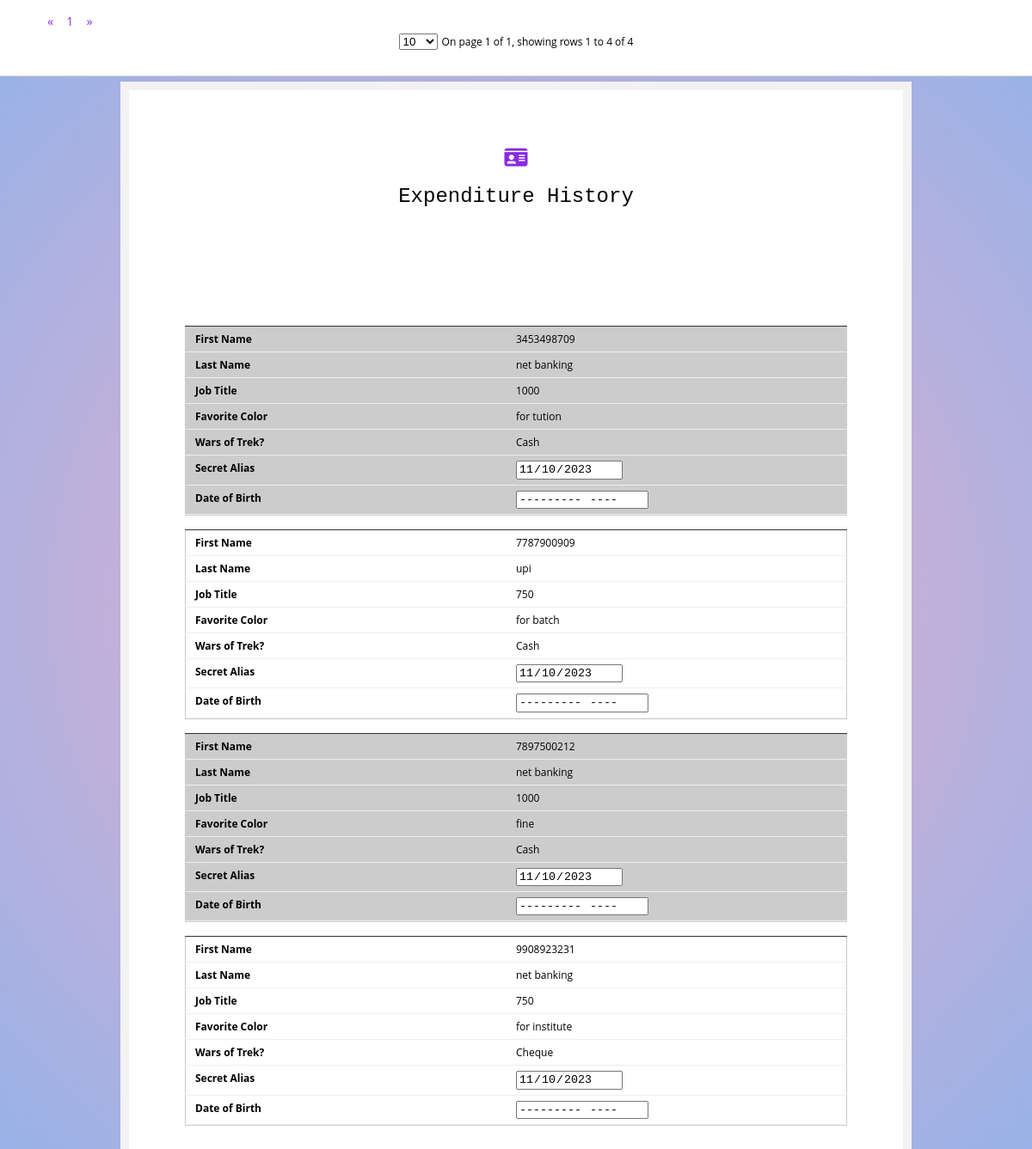
Before: /expenditure_list.php with the older database file.
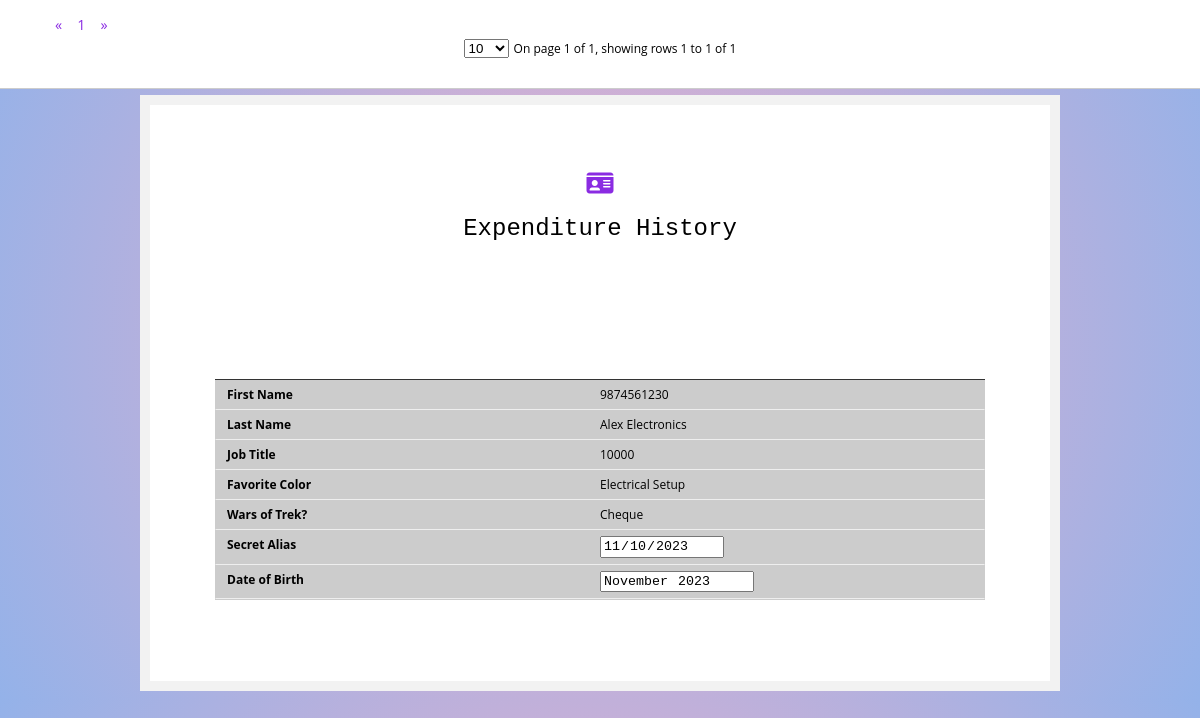
After: the same page with the newer database file.
### tables this page shows
CREATE TABLE `expenditure` (
  `expenditure_id` int(11) NOT NULL,
  `payment_phone` varchar(255) NOT NULL,
  `payment_name` varchar(255) NOT NULL,
  `payment_date` date NOT NULL,
  `payment_amt` int(11) NOT NULL,
  `payment_purpose` varchar(255) NOT NULL,
  `paid_by` varchar(255) NOT NULL,
  `payment_month` varchar(255) NOT NULL
);

### expenditure_list.php (the view, shortened to what this page needs)
<?php
include("conn.php");
$sql=mysqli_query($conn,"SELECT * FROM expenditure   ORDER BY `payment_date` DESC");
?>
<!DOCTYPE html>
<html lang="en">
<head>
    <link rel = "stylesheet" href="https://cdnjs.cloudflare.com/ajax/libs/font-awesome/6.1.1/css/all.min.css" />
    <link rel="stylesheet"  href="student_list.css">
</head>
<body>
<div class="form-box">
  <h1><a href="index.php"><i class="fa-sharp fa-solid fa-id-card"></i></a></h1>
  <h1>Expenditure History</h1>
<div id="DataTable">
  <div id="table_box_bootstrap"></div>
  <table>
    <tbody class="scroll-pane">
        <?php  while($arr=mysqli_fetch_array($sql)){?>
        <tr>
        <td><?php echo $arr['payment_phone'] ?></td>
        <td><?php echo $arr['payment_name'] ?></td>
        <td><?php echo $arr['payment_amt'] ?></td>
        <td><?php echo $arr['payment_purpose'] ?></td>
        <td><?php echo $arr['paid_by'] ?></td>
        <td><input type="date" value="<?php echo $arr['payment_date'] ?>" readonly></td>
        <td><input type="month" value="<?php echo $arr['payment_month'] ?>" readonly></td>
        </tr>
        <?php } ?>
  </tbody>
</table>
</div>
        </div>
</body>
</html>

### student_list.css (style rules this page uses)
body { counter-reset: my-sec-counter; font-family: 'Open Sans', sans-serif; font-size: 12px; background: rgb(238,174,202); background: radial-gradient(circle, rgba(238,174,202,1) 0%, rgba(148,178,233,1) 100%); margin-top: 95px; }
.form-box { max-width: 800px; margin: auto; padding: 50px; background: #ffffff; border: 10px solid #f2f2f2; }
h1 { text-align: center; font-family:Arial, Helvetica, sans-serif; font: 2em "typewriter", monospace; align-self: center; }
#DataTable { position:relative; padding: 15px; box-sizing: border-box; }
table { width: 100%; border-collapse: collapse; }
td, th { padding: 6px; border: 1px solid #ccc; text-align: left; box-sizing: border-box; }
tr:nth-of-type(odd) { background: #eee; }
@media only screen 
      and (max-width: 760px), (min-device-width: 768px) 
      and (max-device-width: 1024px) { table { margin-top: 106px; } }
@media only screen 
      and (max-width: 760px), (min-device-width: 768px) 
      and (max-device-width: 1024px) { table, thead, tbody, th, td, tr { display: block; } }
@media only screen 
      and (max-width: 760px), (min-device-width: 768px) 
      and (max-device-width: 1024px) { tr { margin: 0 0 1rem 0; overflow: auto; border-bottom: 1px solid #ccc; } }
@media only screen 
      and (max-width: 760px), (min-device-width: 768px) 
      and (max-device-width: 1024px) { tbody tr:before { counter-increment: my-sec-counter; content: ""; background-color:#333; display: block; height: 1px; } }
@media only screen 
      and (max-width: 760px), (min-device-width: 768px) 
      and (max-device-width: 1024px) { tr:nth-child(odd) { background: #ccc; } }
@media only screen 
      and (max-width: 760px), (min-device-width: 768px) 
      and (max-device-width: 1024px) { td { border: none; border-bottom: 1px solid #eee; margin-right: 0%; display: block; border-right: 1px solid #ccc; border-left: 1px solid #ccc; box-sizing:border-box; } }
@media only screen 
      and (max-width: 760px), (min-device-width: 768px) 
      and (max-device-width: 1024px) { td:before { font-weight: bold; width: 50%; float:left; box-sizing:border-box; padding-left: 5px; } }
@media only screen 
      and (max-width: 760px), (min-device-width: 768px) 
      and (max-device-width: 1024px) { td:nth-of-type(1):before { content: "First Name"; } }
@media only screen 
      and (max-width: 760px), (min-device-width: 768px) 
      and (max-device-width: 1024px) { td:nth-of-type(2):before { content: "Last Name"; } }
@media only screen 
      and (max-width: 760px), (min-device-width: 768px) 
      and (max-device-width: 1024px) { td:nth-of-type(3):before { content: "Job Title"; } }
@media only screen 
      and (max-width: 760px), (min-device-width: 768px) 
      and (max-device-width: 1024px) { td:nth-of-type(4):before { content: "Favorite Color"; } }
@media only screen 
      and (max-width: 760px), (min-device-width: 768px) 
      and (max-device-width: 1024px) { td:nth-of-type(5):before { content: "Wars of Trek?"; } }
@media only screen 
      and (max-width: 760px), (min-device-width: 768px) 
      and (max-device-width: 1024px) { td:nth-of-type(6):before { content: "Secret Alias"; } }
@media only screen 
      and (max-width: 760px), (min-device-width: 768px) 
      and (max-device-width: 1024px) { td:nth-of-type(7):before { content: "Date of Birth"; } }
a { color: blueviolet; }

Changed rows visible on the page:
removed expenditure: payment_phone "3453498709", payment_name "net banking", payment_amt "1000", payment_purpose "for tution", paid_by "Cash", payment_date "11/10/2023"
removed expenditure: payment_phone "7787900909", payment_name "upi", payment_amt "750", payment_purpose "for batch", paid_by "Cash", payment_date "11/10/2023"
removed expenditure: payment_phone "7897500212", payment_name "net banking", payment_amt "1000", payment_purpose "fine", paid_by "Cash", payment_date "11/10/2023"
removed expenditure: payment_phone "9908923231", payment_name "net banking", payment_amt "750", payment_purpose "for institute", paid_by "Cheque", payment_date "11/10/2023"
added expenditure: payment_phone "9874561230", payment_name "Alex Electronics", payment_amt "10000", payment_purpose "Electrical Setup", paid_by "Cheque", payment_date "11/10/2023", payment_month "2023-11"
Other visible differences:
text written by a page script: "« 1 » On page 1 of 1, showing rows 1 to 4 of 4" → "« 1 » On page 1 of 1, showing rows 1 to 1 of 1"
